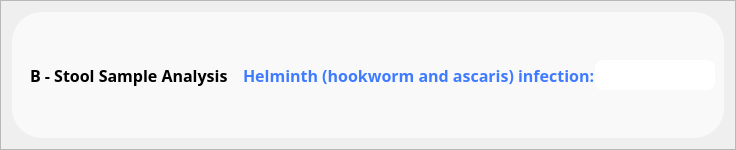
           <widget class="QFrame" name="frame_7">
            <property name="minimumSize">
             <size>
              <width>0</width>
              <height>150</height>
             </size>
            </property>
            <property name="maximumSize">
             <size>
              <width>16777215</width>
              <height>100</height>
             </size>
            </property>
            <property name="styleSheet">
             <string notr="true">background:None;</string>
            </property>
            <property name="frameShape">
             <enum>QFrame::StyledPanel</enum>
            </property>
            <property name="frameShadow">
             <enum>QFrame::Raised</enum>
            </property>
            <layout class="QVBoxLayout" name="verticalLayout_12">
             <item>
              <widget class="QFrame" name="frame_31">
               <property name="maximumSize">
                <size>
                 <width>16777215</width>
                 <height>16777215</height>
                </size>
               </property>
               <property name="styleSheet">
                <string notr="true">background-color: rgba(255, 255, 255,0.6);
border-radius:30px;</string>
               </property>
               <property name="frameShape">
                <enum>QFrame::StyledPanel</enum>
               </property>
               <property name="frameShadow">
                <enum>QFrame::Raised</enum>
               </property>
               <layout class="QHBoxLayout" name="horizontalLayout_21">
                <item>
                 <widget class="QFrame" name="frame_32">
                  <property name="styleSheet">
                   <string notr="true">background:None;</string>
                  </property>
                  <property name="frameShape">
                   <enum>QFrame::StyledPanel</enum>
                  </property>
                  <property name="frameShadow">
                   <enum>QFrame::Raised</enum>
                  </property>
                  <layout class="QVBoxLayout" name="verticalLayout_8">
                   <item>
                    <widget class="QLabel" name="label_18">
                     <property name="minimumSize">
                      <size>
                       <width>0</width>
                       <height>30</height>
                      </size>
                     </property>
                     <property name="font">
                      <font>
                       <family>Bahnschrift SemiBold</family>
                       <pointsize>12</pointsize>
                       <bold>true</bold>
                      </font>
                     </property>
                     <property name="styleSheet">
                      <string notr="true">color: rgb(0, 0, 0);</string>
                     </property>
                     <property name="text">
                      <string>B - Stool Sample Analysis</string>
                     </property>
                    </widget>
                   </item>
                  </layout>
                 </widget>
                </item>
                <item>
                 <widget class="QFrame" name="frame_33">
                  <property name="styleSheet">
                   <string notr="true">background:None;</string>
                  </property>
                  <property name="frameShape">
                   <enum>QFrame::StyledPanel</enum>
                  </property>
                  <property name="frameShadow">
                   <enum>QFrame::Raised</enum>
                  </property>
                  <layout class="QHBoxLayout" name="horizontalLayout_22">
                   <property name="spacing">
                    <number>0</number>
                   </property>
                   <property name="leftMargin">
                    <number>0</number>
                   </property>
                   <property name="topMargin">
                    <number>0</number>
                   </property>
                   <property name="rightMargin">
                    <number>0</number>
                   </property>
                   <property name="bottomMargin">
                    <number>0</number>
                   </property>
                   <item alignment="Qt::AlignHCenter">
                    <widget class="QLabel" name="label_19">
                     <property name="minimumSize">
                      <size>
                       <width>0</width>
                       <height>30</height>
                      </size>
                     </property>
                     <property name="font">
                      <font>
                       <family>Bahnschrift SemiBold</family>
                       <pointsize>12</pointsize>
                       <bold>true</bold>
                      </font>
                     </property>
                     <property name="styleSheet">
                      <string notr="true">color: rgb(63, 123, 255);</string>
                     </property>
                     <property name="text">
                      <string>Helminth (hookworm and ascaris) infection:</string>
                     </property>
                    </widget>
                   </item>
                   <item alignment="Qt::AlignHCenter">
                    <widget class="QLineEdit" name="lineEdit_17">
                     <property name="minimumSize">
                      <size>
                       <width>120</width>
                       <height>30</height>
                      </size>
                     </property>
                     <property name="maximumSize">
                      <size>
                       <width>200</width>
                       <height>16777215</height>
                      </size>
                     </property>
                     <property name="styleSheet">
                      <string notr="true">border-radius:8px;</string>
                     </property>
                    </widget>
                   </item>
                  </layout>
                 </widget>
                </item>
               </layout>
              </widget>
             </item>
            </layout>
           </widget>
